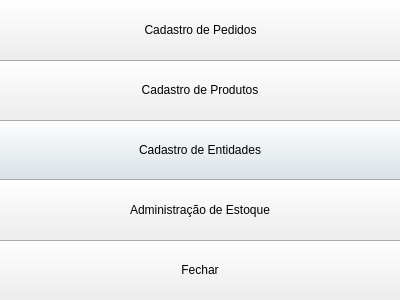
<?xml version="1.0" encoding="UTF-8"?>
<ui version="4.0">
 <class>Principal</class>
 <widget class="QDialog" name="Principal">
  <property name="geometry">
   <rect>
    <x>0</x>
    <y>0</y>
    <width>400</width>
    <height>300</height>
   </rect>
  </property>
  <property name="windowTitle">
   <string>Início</string>
  </property>
  <widget class="QPushButton" name="pushButton_cadastro_entidades">
   <property name="geometry">
    <rect>
     <x>-4</x>
     <y>119</y>
     <width>408</width>
     <height>62</height>
    </rect>
   </property>
   <property name="text">
    <string>Cadastro de Entidades</string>
   </property>
  </widget>
  <widget class="QPushButton" name="pushButton_cadastro_produtos">
   <property name="geometry">
    <rect>
     <x>-4</x>
     <y>59</y>
     <width>408</width>
     <height>62</height>
    </rect>
   </property>
   <property name="text">
    <string>Cadastro de Produtos</string>
   </property>
  </widget>
  <widget class="QPushButton" name="pushButton_fechar">
   <property name="geometry">
    <rect>
     <x>-4</x>
     <y>239</y>
     <width>408</width>
     <height>62</height>
    </rect>
   </property>
   <property name="text">
    <string>Fechar</string>
   </property>
  </widget>
  <widget class="QPushButton" name="pushButton_estoque">
   <property name="geometry">
    <rect>
     <x>-4</x>
     <y>179</y>
     <width>408</width>
     <height>62</height>
    </rect>
   </property>
   <property name="text">
    <string>Administração de Estoque</string>
   </property>
  </widget>
  <widget class="QPushButton" name="pushButton_pedidos">
   <property name="geometry">
    <rect>
     <x>-4</x>
     <y>-1</y>
     <width>409</width>
     <height>62</height>
    </rect>
   </property>
   <property name="text">
    <string>Cadastro de Pedidos</string>
   </property>
  </widget>
 </widget>
 <tabstops>
  <tabstop>pushButton_pedidos</tabstop>
  <tabstop>pushButton_cadastro_produtos</tabstop>
  <tabstop>pushButton_cadastro_entidades</tabstop>
  <tabstop>pushButton_estoque</tabstop>
  <tabstop>pushButton_fechar</tabstop>
 </tabstops>
 <resources/>
 <connections/>
</ui>
